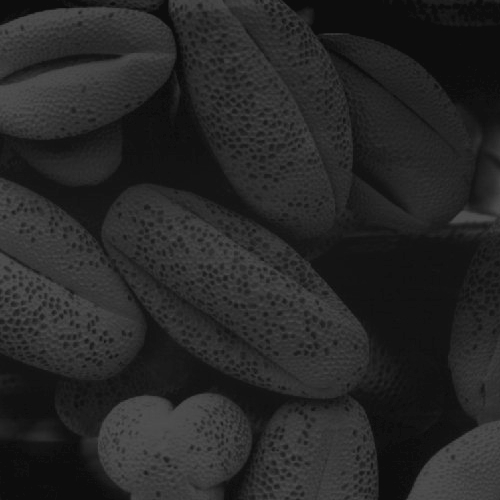
%> input picture Tutorials/Image Enhancement/darkbean.jpg, 500 x 500 px
$ octave EnhanceDarkBeanImage.m   (GNU Octave 9; MATLAB toolbox functions it lacks are replaced by stand-ins)
%> lines starting %> are read from the running program, lines starting %| are printed output that depends on the picture
darkbean = imread("darkbean.jpg");
%> darkbean is the input picture: size 500x500 uint8; min 12, max 83, mean 38.7
darkbean_imadjust = imadjust(darkbean);
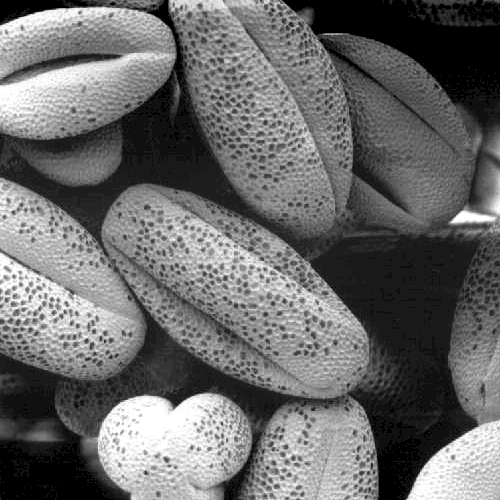
%> darkbean_imadjust: size 500x500 uint8; min 0, max 255, mean 105.8
darkbean_histeq = histeq(darkbean);
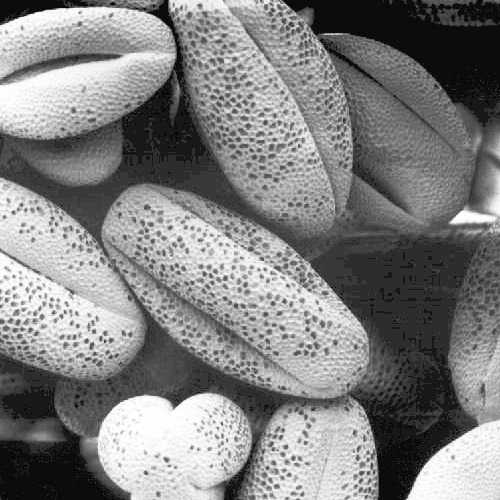
%> darkbean_histeq: size 500x500 uint8; min 0, max 255, mean 128.7
darkbean_adapthisteq = adapthisteq(darkbean);
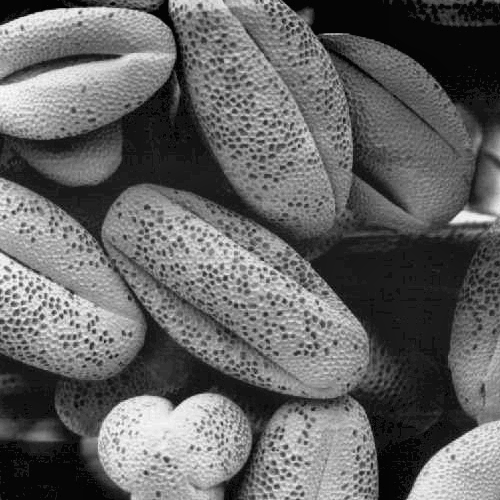
%> darkbean_adapthisteq: size 500x500 uint8; min 0, max 255, mean 101.3

montage({darkbean,darkbean_imadjust,darkbean_histeq,darkbean_adapthisteq},"Size",[1 4])
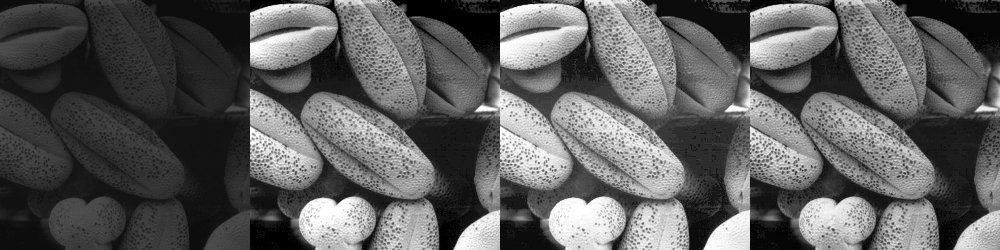
%> displayed picture: size 500x2000, on the screen's scale of 0 to 255 (shown at 1/2 size); min 0, max 255, mean 93.6
title("Original Image and Enhanced Images using imadjust, histeq, and adapthisteq")
